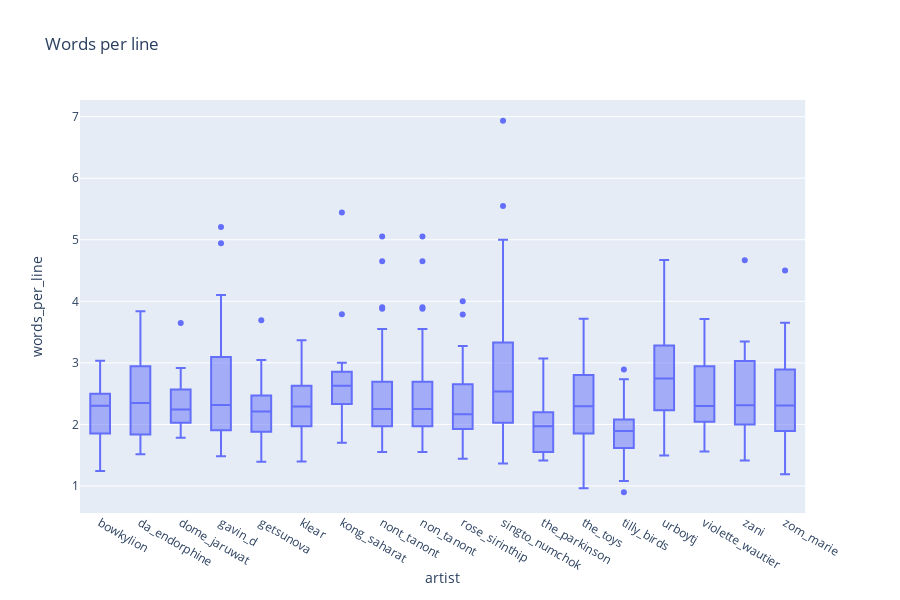

Write notebook code for a chart like this one.
### Code cell
fig = px.box(song_filter_df, x='artist', y='words_per_line', title='Words per line')
fig.show()

### Figure 1 — Plotly figure (JSON) as saved in the notebook; plotly's stock layout.template omitted (floating-point values rounded to 4 significant figures; data arrays with more than 128 entries replaced by an {"elided": "..."} marker saying what was removed)
{"data": [{"alignmentgroup": "True", "hoverlabel": {"namelength": 0}, "hovertemplate": "artist=%{x}<br>words_per_line=%{y}", "legendgroup": "", "marker": {"color": "#636efa"}, "name": "", "notched": false, "offsetgroup": "", "orientation": "v", "showlegend": false, "type": "box", "x": {"elided": "609 str values"}, "x0": " ", "xaxis": "x", "y": {"elided": "609 float values"}, "y0": " ", "yaxis": "y"}], "layout": {"boxmode": "group", "height": 600, "legend": {"tracegroupgap": 0}, "title": {"text": "Words per line"}, "xaxis": {"anchor": "y", "domain": [0, 0.98], "title": {"text": "artist"}}, "yaxis": {"anchor": "x", "domain": [0, 1], "title": {"text": "words_per_line"}}}}
